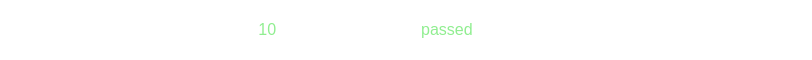
<?xml version="1.0" encoding="UTF-8"?>
<ui version="4.0">
 <class>ScoreLineItem</class>
 <widget class="QWidget" name="ScoreLineItem">
  <property name="geometry">
   <rect>
    <x>0</x>
    <y>0</y>
    <width>812</width>
    <height>60</height>
   </rect>
  </property>
  <property name="sizePolicy">
   <sizepolicy hsizetype="Minimum" vsizetype="Minimum">
    <horstretch>0</horstretch>
    <verstretch>0</verstretch>
   </sizepolicy>
  </property>
  <property name="maximumSize">
   <size>
    <width>16777215</width>
    <height>16777215</height>
   </size>
  </property>
  <property name="font">
   <font>
    <pointsize>12</pointsize>
   </font>
  </property>
  <property name="windowTitle">
   <string>Form</string>
  </property>
  <property name="styleSheet">
   <string notr="true">background-color:rgba(0,0,0,0);</string>
  </property>
  <layout class="QGridLayout" name="gridLayout">
   <item row="0" column="0">
    <widget class="QLabel" name="Description">
     <property name="sizePolicy">
      <sizepolicy hsizetype="Preferred" vsizetype="Minimum">
       <horstretch>0</horstretch>
       <verstretch>0</verstretch>
      </sizepolicy>
     </property>
     <property name="styleSheet">
      <string notr="true">color: rgb(255, 255, 255); border: none;</string>
     </property>
     <property name="text">
      <string>(&lt;span style=' color:lightgreen;'&gt;10&lt;/span&gt;)&amp;nbsp;Placeholder check &lt;span style=' color:lightgreen;'&gt;passed&lt;/span&gt;! (cE8fgGuI)</string>
     </property>
     <property name="textFormat">
      <enum>Qt::RichText</enum>
     </property>
     <property name="scaledContents">
      <bool>false</bool>
     </property>
     <property name="alignment">
      <set>Qt::AlignCenter</set>
     </property>
    </widget>
   </item>
  </layout>
 </widget>
 <resources/>
 <connections/>
</ui>
